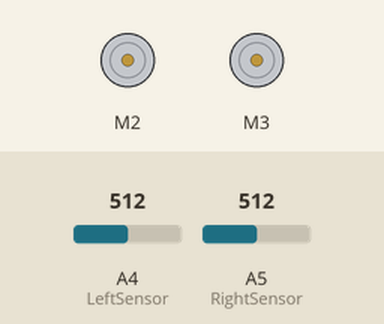
The sketch below on a simulated Arduino Uno, built with avr-gcc and run on an emulated ATmega328P. Parts: 2 × DC motor (green arrow = forward, orange = backward, longer = faster). The test bench sets the inputs (shaded band); at power-on: A4 (LeftSensor) = 512, A5 (RightSensor) = 512.

Above: at 1.2 s.
1.3 s: A4 (LeftSensor) set to 485
At 2.0 s:
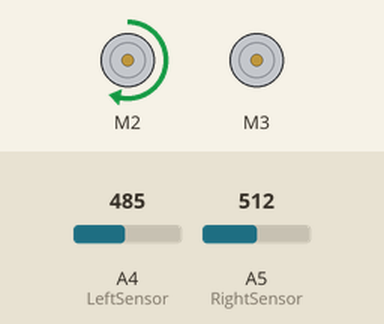
2.8 s: A5 (RightSensor) set to 490
At 3.1 s:
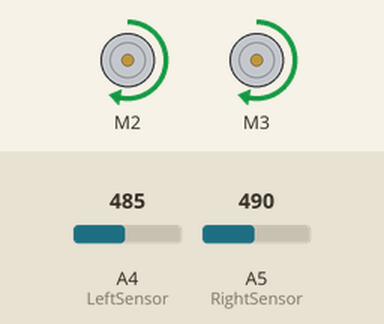
4.3 s: A4 (LeftSensor) set to 510
At 5.5 s:
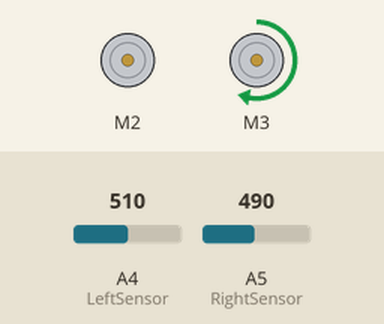
5.8 s: A4 (LeftSensor) set to 490
At 6.6 s:
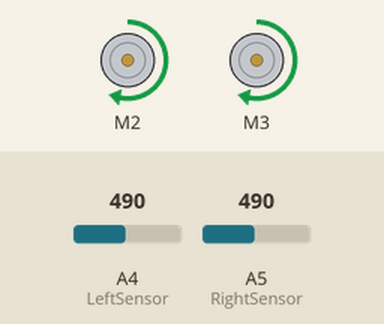
7.3 s: A4 (LeftSensor) set to 511
At 7.8 s:
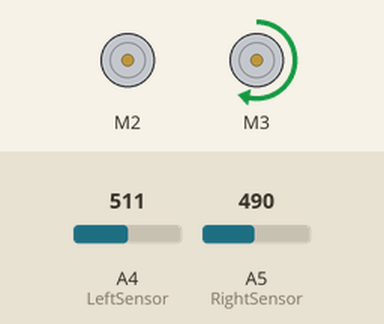
Timing chart, 0 to 9.8 s (numbered marks = the images above; inputs shaded):
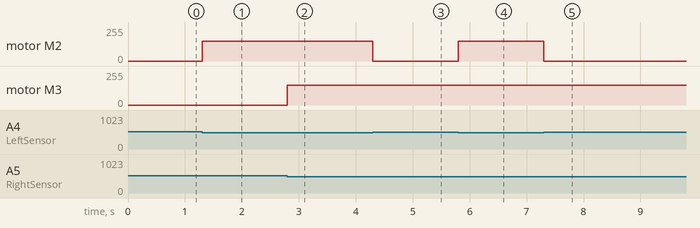

The sketch:

linefollower.ino
```cpp
#include<AFMotor.h>


//defining the two motors

AF_DCMotor motor2(2,MOTOR12_64KHZ);

AF_DCMotor motor3(3,MOTOR12_64KHZ);


//declaring Sensor Pins.

int LeftSensor=A4;

int RightSensor=A5;

int L_sensor_val=0;//to store value from sensors.

int R_sensor_val=0;


int threshold=500;


void setup() {

               motor2.setSpeed(150);

               motor3.setSpeed(150);

               //set the speed to 200/255


}

void loop() {

              L_sensor_val=analogRead(LeftSensor); //Reading Left sensor data

              R_sensor_val=analogRead(RightSensor); //Reading Right sensor data

     if(L_sensor_val > threshold && R_sensor_val > threshold) {

                          motor2.run(RELEASE);

                          motor3.run(RELEASE);

       }

    if (L_sensor_val < threshold && R_sensor_val < threshold) {

                          motor2.run(FORWARD);

                          motor3.run(FORWARD);

      }

    if (L_sensor_val < threshold && R_sensor_val > threshold) {

                        motor2.run(FORWARD);

                        motor3.run(RELEASE);

      }

    if (L_sensor_val > threshold && R_sensor_val < threshold) {

                       motor2.run(RELEASE);

                       motor3.run(FORWARD);

    }


}
```

Measured:
- the behaviour switches between 500 and 499 on A4 (LeftSensor) (found by bisection; images 0 and 1)
- the behaviour switches between 500 and 499 on A5 (RightSensor) (found by bisection; images 1 and 2)
- after the input at 1.3 s, motor M2: stopped → forward 150/255 at once
- after the input at 2.8 s, motor M3: stopped → forward 150/255 at once
- after the input at 4.3 s, motor M2: forward 150/255 → stopped at once
- after the input at 5.8 s, motor M2: stopped → forward 150/255 at once
- after the input at 7.3 s, motor M2: forward 150/255 → stopped at once
